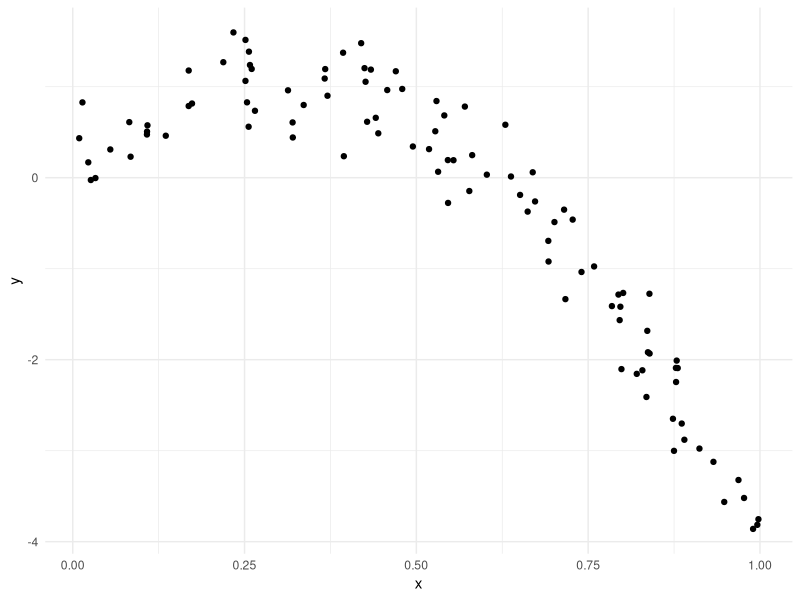
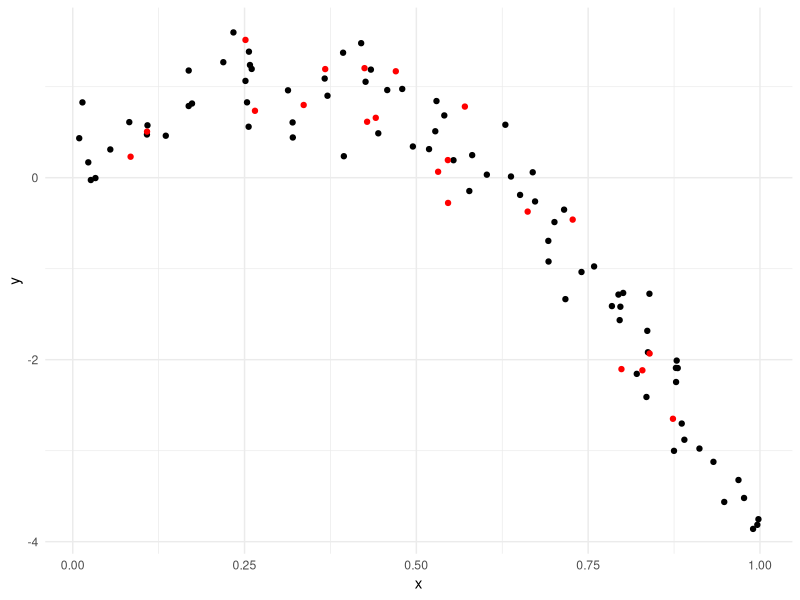
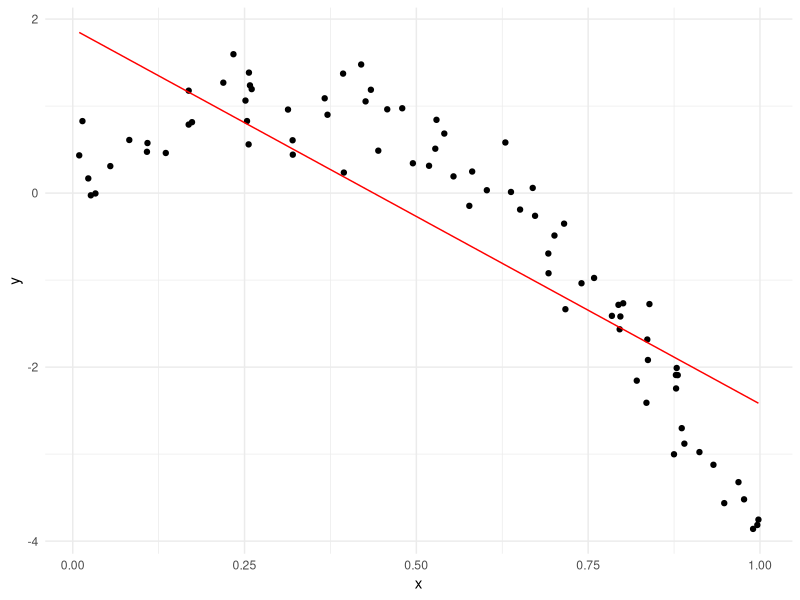
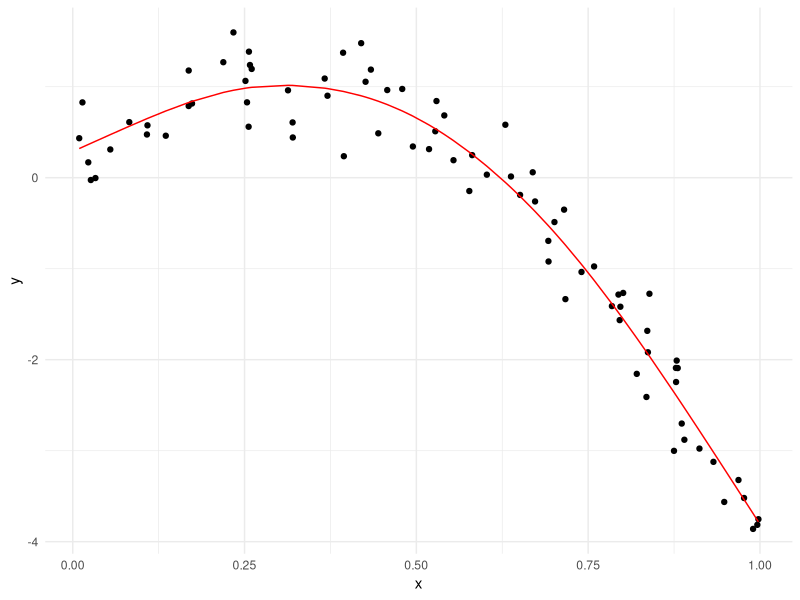
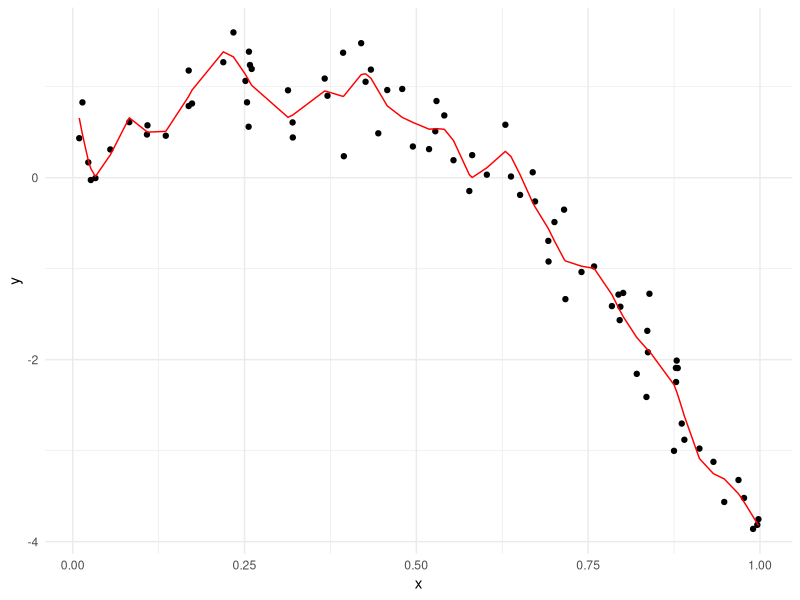
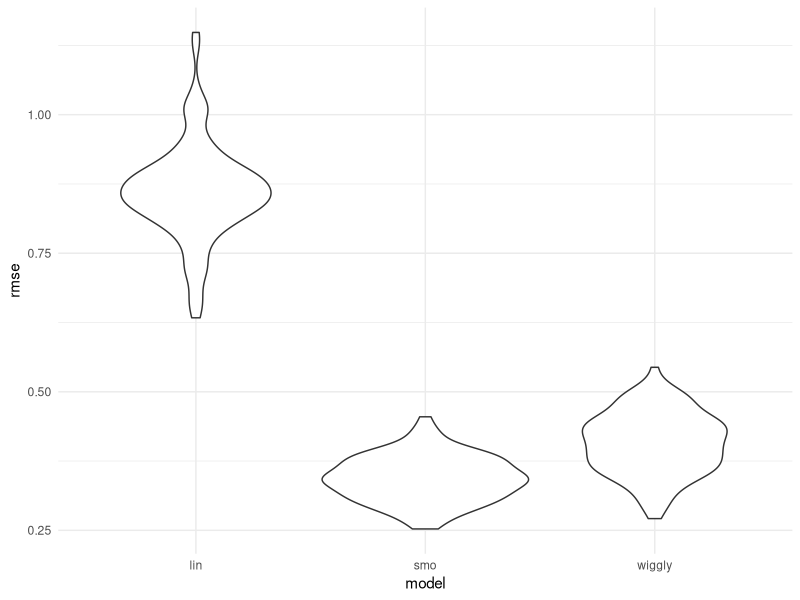

Write R code to recreate these figures, in order.
## ---- chunk 1
library(tidyverse)
library(modelr)
library(mgcv)


knitr::opts_chunk$set(
  echo = TRUE,
  warning = FALSE,
  fig.width = 8,
  fig.height = 6,
  out.width = "90%"
  )

  options(
    ggplot2.continuous.colour = "viridis",
    ggplot2.continuous.fill = "viridis"
  )
  
  scale_colour_discrete = scale_colour_viridis_d
  scale_fill_discrete = scale_fill_viridis_d
  
  theme_set(theme_minimal() + theme(legend.position = "bottom"))
  
## ---- chunk 2
nonlin_df = 
  tibble(
    id = 1:100,
    x = runif(100, 0, 1),
    y = 1 - 10 * (x - .3) ^ 2 + rnorm(100, 0, .3)
  )

nonlin_df %>% 
  ggplot(aes(x = x, y = y)) + 
  geom_point() 
## ---- chunk 3
train_df = sample_frac(nonlin_df, size = .8)
test_df = anti_join(nonlin_df, train_df, by = "id")
 
ggplot(train_df, aes(x = x, y = y)) + 
  geom_point() + 
  geom_point(data = test_df, color = "red")
## ---- chunk 4
linear_mod = lm(y ~ x, data = train_df)
smooth_mod = mgcv::gam(y ~ s(x), data = train_df)
wiggly_mod = mgcv::gam(y ~ s(x, k = 30), sp = 10e-6, data = train_df)
## ---- chunk 5
train_df %>%
  add_predictions(linear_mod) %>%
  ggplot(aes(x = x, y = y)) +
  geom_point() +
  geom_line(aes(y = pred), color = "red")

train_df %>%
  add_predictions(smooth_mod) %>%
  ggplot(aes(x = x, y = y)) +
  geom_point() +
  geom_line(aes(y = pred), color = "red")

train_df %>%
  add_predictions(wiggly_mod) %>%
  ggplot(aes(x = x, y = y)) +
  geom_point() +
  geom_line(aes(y = pred), color = "red")
## ---- chunk 6
rmse(linear_mod, test_df)
rmse(smooth_mod, test_df)
rmse(wiggly_mod, test_df)
## ---- chunk 7
cv_df  =
  crossv_mc(nonlin_df, 100)
## ---- chunk 8
cv_df %>% pull(train) %>% .[[1]] %>% 
  as_tibble
## ---- chunk 9
cv_df =
  cv_df %>% 
  mutate(
    train = map(train, as_tibble),
    test = map(test, as_tibble))
## ---- chunk 10
cv_results =
  cv_df %>%
  mutate(
    linear_mods = map(.x = train, ~lm(y ~ x, data = .x)),
    smooth_mods = map(.x = train, ~gam(y ~ s(x), data = .x)),
    wiggly_mod = map(.x = train, ~gam(y ~ s(x, k = 30), sp = 10e-6, data = .x)),
    
     rmse_lin = map2_dbl(.x = linear_mods, .y = test, ~rmse(.x, .y)),
     rmse_smo = map2_dbl(.x = smooth_mods, .y = test, ~rmse(.x, .y)),
     rmse_wiggly = map2_dbl(wiggly_mod, test, ~rmse(model = .x, data = .y))
  )
## ---- chunk 11
cv_results %>% 
  select(starts_with("rmse")) %>% 
  pivot_longer(
    everything(),
    names_to = "model", 
    values_to = "rmse",
    names_prefix = "rmse_") %>% 
  mutate(model = fct_inorder(model)) %>% 
  ggplot(aes(x = model, y = rmse)) + geom_violin()
